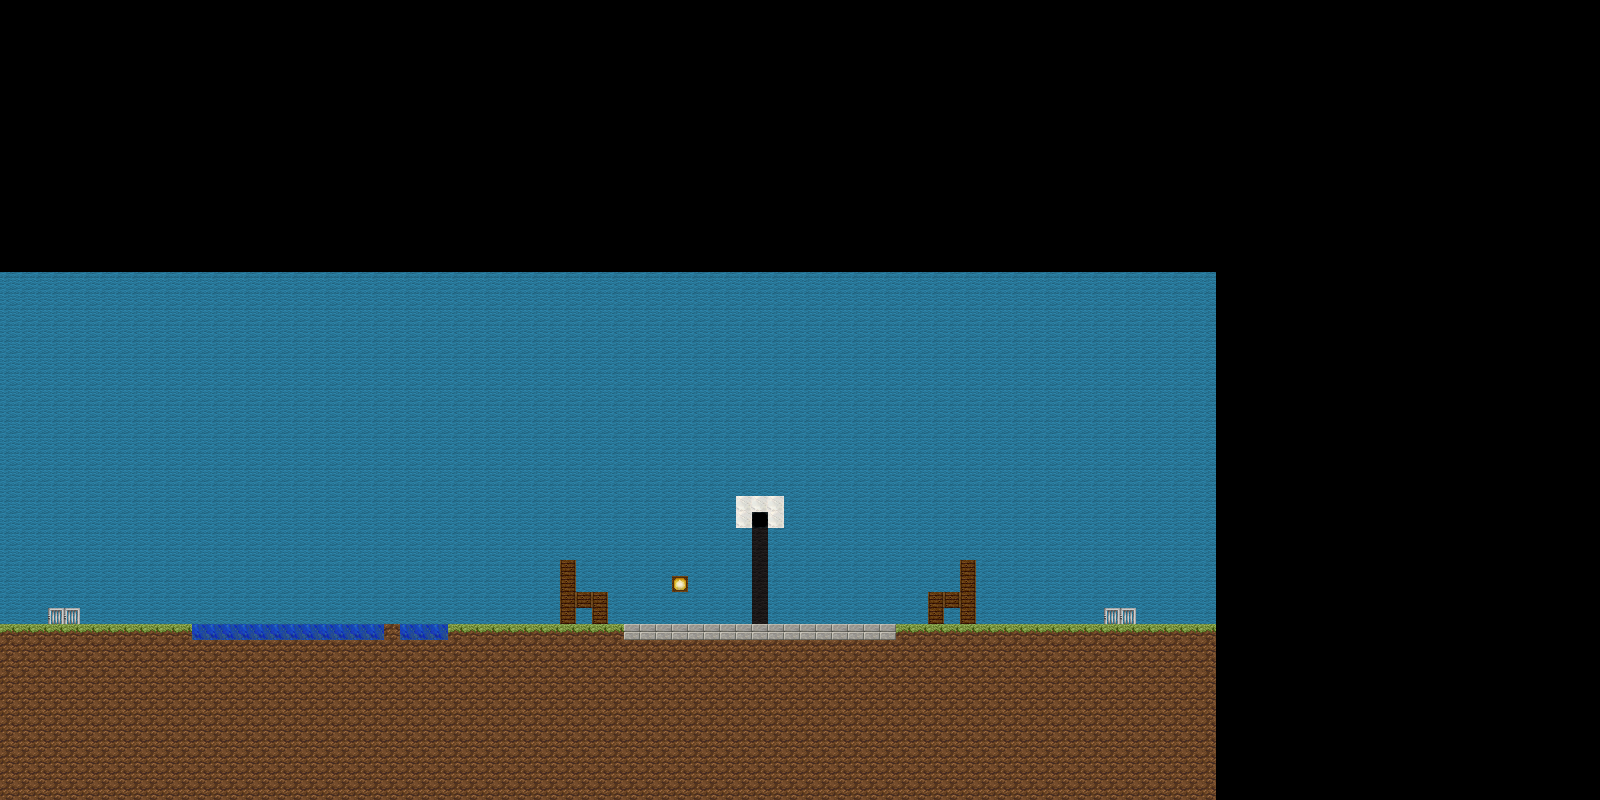

A level layout from a 2D game, rendered from its tile map. Below: a short description, then the map file with tile-grid data replaced by summaries:
An orthogonal 100x50 tile map with 16x16 px tiles, 3 tile layers (background, middleground, foreground) and 3 objects (floor, player_start, warp).

<map version="1.0" orientation="orthogonal" renderorder="right-down" width="100" height="50" tilewidth="16" tileheight="16" nextobjectid="7">
 <tileset firstgid="1" name="terrain" tilewidth="16" tileheight="16">
  <image source="terrain.png" width="256" height="256" />
 </tileset>
 <layer name="background" width="100" height="50">
  <properties>
   <property name="tileset" value="terrain" />
   <property name="z" value="back" />
  </properties>
  <data>[5000 cells, 1643 non-empty, 3 distinct tile ids]</data>
 </layer>
 <layer name="middleground" width="100" height="50">
  <properties>
   <property name="collide" value="true" />
   <property name="tileset" value="terrain" />
   <property name="z" value="back" />
  </properties>
  <data>[5000 cells, 891 non-empty, 8 distinct tile ids]</data>
 </layer>
 <layer name="foreground" width="100" height="50">
  <properties>
   <property name="tileset" value="terrain" />
   <property name="z" value="front" />
  </properties>
  <data>[5000 cells, 5 non-empty, 2 distinct tile ids]</data>
 </layer>
 <objectgroup color="#ff0000" name="floor">
  <object id="1" name="floor" type="floor" x="-15.8182" y="627.273" width="1598.48" height="16" />
 </objectgroup>
 <objectgroup color="#0000c8" name="warps">
  <object id="3" name="start" type="player_start" x="48" y="592" width="28" height="32" />
  <object id="5" name="level1" type="warp" x="1104" y="592" width="32" height="32" />
 </objectgroup>
</map>